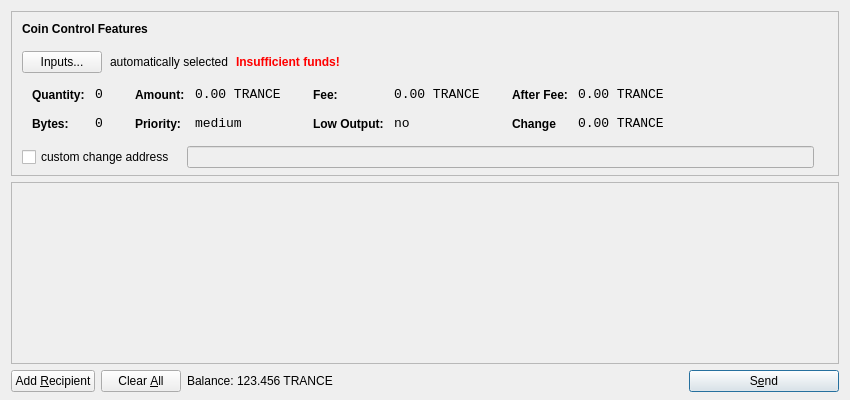
<?xml version="1.0" encoding="UTF-8"?>
<ui version="4.0">
 <class>SendCoinsDialog</class>
 <widget class="QDialog" name="SendCoinsDialog">
  <property name="geometry">
   <rect>
    <x>0</x>
    <y>0</y>
    <width>850</width>
    <height>400</height>
   </rect>
  </property>
  <property name="windowTitle">
   <string>Send Coins</string>
  </property>
  <layout class="QVBoxLayout" name="verticalLayout" stretch="0,1,0">
   <property name="bottomMargin">
    <number>8</number>
   </property>
   <item>
    <widget class="QFrame" name="frameCoinControl">
     <property name="sizePolicy">
      <sizepolicy hsizetype="Expanding" vsizetype="Expanding">
       <horstretch>0</horstretch>
       <verstretch>0</verstretch>
      </sizepolicy>
     </property>
     <property name="maximumSize">
      <size>
       <width>16777215</width>
       <height>16777215</height>
      </size>
     </property>
     <property name="frameShape">
      <enum>QFrame::StyledPanel</enum>
     </property>
     <property name="frameShadow">
      <enum>QFrame::Sunken</enum>
     </property>
     <layout class="QVBoxLayout" name="verticalLayoutCoinControl2">
      <property name="spacing">
       <number>-1</number>
      </property>
      <property name="leftMargin">
       <number>0</number>
      </property>
      <property name="topMargin">
       <number>0</number>
      </property>
      <property name="rightMargin">
       <number>0</number>
      </property>
      <property name="bottomMargin">
       <number>6</number>
      </property>
      <item>
       <layout class="QVBoxLayout" name="verticalLayoutCoinControl" stretch="0,0,0,0,1">
        <property name="spacing">
         <number>0</number>
        </property>
        <property name="leftMargin">
         <number>10</number>
        </property>
        <property name="topMargin">
         <number>10</number>
        </property>
        <item>
         <layout class="QHBoxLayout" name="horizontalLayoutCoinControl1">
          <property name="bottomMargin">
           <number>15</number>
          </property>
          <item>
           <widget class="QLabel" name="labelCoinControlFeatures">
            <property name="sizePolicy">
             <sizepolicy hsizetype="Preferred" vsizetype="Maximum">
              <horstretch>0</horstretch>
              <verstretch>0</verstretch>
             </sizepolicy>
            </property>
            <property name="font">
             <font>
              <weight>75</weight>
              <bold>true</bold>
             </font>
            </property>
            <property name="styleSheet">
             <string notr="true">font-weight:bold;</string>
            </property>
            <property name="text">
             <string>Coin Control Features</string>
            </property>
           </widget>
          </item>
         </layout>
        </item>
        <item>
         <layout class="QHBoxLayout" name="horizontalLayoutCoinControl2" stretch="0,0,0,0">
          <property name="spacing">
           <number>8</number>
          </property>
          <property name="bottomMargin">
           <number>10</number>
          </property>
          <item>
           <widget class="QPushButton" name="pushButtonCoinControl">
            <property name="styleSheet">
             <string notr="true"/>
            </property>
            <property name="text">
             <string>Inputs...</string>
            </property>
           </widget>
          </item>
          <item>
           <widget class="QLabel" name="labelCoinControlAutomaticallySelected">
            <property name="text">
             <string>automatically selected</string>
            </property>
            <property name="margin">
             <number>5</number>
            </property>
           </widget>
          </item>
          <item>
           <widget class="QLabel" name="labelCoinControlInsuffFunds">
            <property name="font">
             <font>
              <weight>75</weight>
              <bold>true</bold>
             </font>
            </property>
            <property name="styleSheet">
             <string notr="true">color:red;font-weight:bold;</string>
            </property>
            <property name="text">
             <string>Insufficient funds!</string>
            </property>
            <property name="margin">
             <number>5</number>
            </property>
           </widget>
          </item>
          <item>
           <spacer name="horizontalSpacerCoinControl">
            <property name="orientation">
             <enum>Qt::Horizontal</enum>
            </property>
            <property name="sizeHint" stdset="0">
             <size>
              <width>40</width>
              <height>1</height>
             </size>
            </property>
           </spacer>
          </item>
         </layout>
        </item>
        <item>
         <widget class="QWidget" name="widgetCoinControl" native="true">
          <property name="sizePolicy">
           <sizepolicy hsizetype="Preferred" vsizetype="Preferred">
            <horstretch>0</horstretch>
            <verstretch>0</verstretch>
           </sizepolicy>
          </property>
          <property name="minimumSize">
           <size>
            <width>0</width>
            <height>0</height>
           </size>
          </property>
          <property name="styleSheet">
           <string notr="true"/>
          </property>
          <layout class="QHBoxLayout" name="horizontalLayoutCoinControl5">
           <property name="margin">
            <number>0</number>
           </property>
           <item>
            <layout class="QHBoxLayout" name="horizontalLayoutCoinControl3" stretch="0,0,0,1">
             <property name="spacing">
              <number>20</number>
             </property>
             <property name="topMargin">
              <number>0</number>
             </property>
             <property name="bottomMargin">
              <number>10</number>
             </property>
             <item>
              <layout class="QFormLayout" name="formLayoutCoinControl1">
               <property name="horizontalSpacing">
                <number>10</number>
               </property>
               <property name="verticalSpacing">
                <number>14</number>
               </property>
               <property name="leftMargin">
                <number>10</number>
               </property>
               <property name="topMargin">
                <number>4</number>
               </property>
               <property name="rightMargin">
                <number>6</number>
               </property>
               <item row="0" column="0">
                <widget class="QLabel" name="labelCoinControlQuantityText">
                 <property name="styleSheet">
                  <string notr="true">font-weight:bold;</string>
                 </property>
                 <property name="text">
                  <string>Quantity:</string>
                 </property>
                 <property name="margin">
                  <number>0</number>
                 </property>
                </widget>
               </item>
               <item row="0" column="1">
                <widget class="QLabel" name="labelCoinControlQuantity">
                 <property name="font">
                  <font>
                   <family>Monospace</family>
                   <pointsize>10</pointsize>
                  </font>
                 </property>
                 <property name="cursor">
                  <cursorShape>IBeamCursor</cursorShape>
                 </property>
                 <property name="contextMenuPolicy">
                  <enum>Qt::ActionsContextMenu</enum>
                 </property>
                 <property name="text">
                  <string>0</string>
                 </property>
                 <property name="margin">
                  <number>0</number>
                 </property>
                 <property name="textInteractionFlags">
                  <set>Qt::LinksAccessibleByMouse|Qt::TextSelectableByKeyboard|Qt::TextSelectableByMouse</set>
                 </property>
                </widget>
               </item>
               <item row="1" column="0">
                <widget class="QLabel" name="labelCoinControlBytesText">
                 <property name="styleSheet">
                  <string notr="true">font-weight:bold;</string>
                 </property>
                 <property name="text">
                  <string>Bytes:</string>
                 </property>
                </widget>
               </item>
               <item row="1" column="1">
                <widget class="QLabel" name="labelCoinControlBytes">
                 <property name="font">
                  <font>
                   <family>Monospace</family>
                   <pointsize>10</pointsize>
                  </font>
                 </property>
                 <property name="cursor">
                  <cursorShape>IBeamCursor</cursorShape>
                 </property>
                 <property name="contextMenuPolicy">
                  <enum>Qt::ActionsContextMenu</enum>
                 </property>
                 <property name="text">
                  <string>0</string>
                 </property>
                 <property name="textInteractionFlags">
                  <set>Qt::LinksAccessibleByMouse|Qt::TextSelectableByKeyboard|Qt::TextSelectableByMouse</set>
                 </property>
                </widget>
               </item>
              </layout>
             </item>
             <item>
              <layout class="QFormLayout" name="formLayoutCoinControl2">
               <property name="horizontalSpacing">
                <number>10</number>
               </property>
               <property name="verticalSpacing">
                <number>14</number>
               </property>
               <property name="leftMargin">
                <number>6</number>
               </property>
               <property name="topMargin">
                <number>4</number>
               </property>
               <property name="rightMargin">
                <number>6</number>
               </property>
               <item row="0" column="0">
                <widget class="QLabel" name="labelCoinControlAmountText">
                 <property name="styleSheet">
                  <string notr="true">font-weight:bold;</string>
                 </property>
                 <property name="text">
                  <string>Amount:</string>
                 </property>
                 <property name="margin">
                  <number>0</number>
                 </property>
                </widget>
               </item>
               <item row="0" column="1">
                <widget class="QLabel" name="labelCoinControlAmount">
                 <property name="font">
                  <font>
                   <family>Monospace</family>
                   <pointsize>10</pointsize>
                  </font>
                 </property>
                 <property name="cursor">
                  <cursorShape>IBeamCursor</cursorShape>
                 </property>
                 <property name="contextMenuPolicy">
                  <enum>Qt::ActionsContextMenu</enum>
                 </property>
                 <property name="text">
                  <string>0.00 TRANCE</string>
                 </property>
                 <property name="textInteractionFlags">
                  <set>Qt::LinksAccessibleByMouse|Qt::TextSelectableByKeyboard|Qt::TextSelectableByMouse</set>
                 </property>
                </widget>
               </item>
               <item row="1" column="0">
                <widget class="QLabel" name="labelCoinControlPriorityText">
                 <property name="styleSheet">
                  <string notr="true">font-weight:bold;</string>
                 </property>
                 <property name="text">
                  <string>Priority:</string>
                 </property>
                </widget>
               </item>
               <item row="1" column="1">
                <widget class="QLabel" name="labelCoinControlPriority">
                 <property name="font">
                  <font>
                   <family>Monospace</family>
                   <pointsize>10</pointsize>
                  </font>
                 </property>
                 <property name="cursor">
                  <cursorShape>IBeamCursor</cursorShape>
                 </property>
                 <property name="contextMenuPolicy">
                  <enum>Qt::ActionsContextMenu</enum>
                 </property>
                 <property name="text">
                  <string>medium</string>
                 </property>
                 <property name="textInteractionFlags">
                  <set>Qt::LinksAccessibleByMouse|Qt::TextSelectableByKeyboard|Qt::TextSelectableByMouse</set>
                 </property>
                </widget>
               </item>
              </layout>
             </item>
             <item>
              <layout class="QFormLayout" name="formLayoutCoinControl3">
               <property name="horizontalSpacing">
                <number>10</number>
               </property>
               <property name="verticalSpacing">
                <number>14</number>
               </property>
               <property name="leftMargin">
                <number>6</number>
               </property>
               <property name="topMargin">
                <number>4</number>
               </property>
               <property name="rightMargin">
                <number>6</number>
               </property>
               <item row="0" column="0">
                <widget class="QLabel" name="labelCoinControlFeeText">
                 <property name="styleSheet">
                  <string notr="true">font-weight:bold;</string>
                 </property>
                 <property name="text">
                  <string>Fee:</string>
                 </property>
                 <property name="margin">
                  <number>0</number>
                 </property>
                </widget>
               </item>
               <item row="0" column="1">
                <widget class="QLabel" name="labelCoinControlFee">
                 <property name="font">
                  <font>
                   <family>Monospace</family>
                   <pointsize>10</pointsize>
                  </font>
                 </property>
                 <property name="cursor">
                  <cursorShape>IBeamCursor</cursorShape>
                 </property>
                 <property name="contextMenuPolicy">
                  <enum>Qt::ActionsContextMenu</enum>
                 </property>
                 <property name="text">
                  <string>0.00 TRANCE</string>
                 </property>
                 <property name="textInteractionFlags">
                  <set>Qt::LinksAccessibleByMouse|Qt::TextSelectableByKeyboard|Qt::TextSelectableByMouse</set>
                 </property>
                </widget>
               </item>
               <item row="1" column="0">
                <widget class="QLabel" name="labelCoinControlLowOutputText">
                 <property name="styleSheet">
                  <string notr="true">font-weight:bold;</string>
                 </property>
                 <property name="text">
                  <string>Low Output:</string>
                 </property>
                </widget>
               </item>
               <item row="1" column="1">
                <widget class="QLabel" name="labelCoinControlLowOutput">
                 <property name="font">
                  <font>
                   <family>Monospace</family>
                   <pointsize>10</pointsize>
                  </font>
                 </property>
                 <property name="cursor">
                  <cursorShape>IBeamCursor</cursorShape>
                 </property>
                 <property name="contextMenuPolicy">
                  <enum>Qt::ActionsContextMenu</enum>
                 </property>
                 <property name="text">
                  <string>no</string>
                 </property>
                 <property name="textInteractionFlags">
                  <set>Qt::LinksAccessibleByMouse|Qt::TextSelectableByKeyboard|Qt::TextSelectableByMouse</set>
                 </property>
                </widget>
               </item>
              </layout>
             </item>
             <item>
              <layout class="QFormLayout" name="formLayoutCoinControl4">
               <property name="horizontalSpacing">
                <number>10</number>
               </property>
               <property name="verticalSpacing">
                <number>14</number>
               </property>
               <property name="leftMargin">
                <number>6</number>
               </property>
               <property name="topMargin">
                <number>4</number>
               </property>
               <property name="rightMargin">
                <number>6</number>
               </property>
               <item row="0" column="0">
                <widget class="QLabel" name="labelCoinControlAfterFeeText">
                 <property name="styleSheet">
                  <string notr="true">font-weight:bold;</string>
                 </property>
                 <property name="text">
                  <string>After Fee:</string>
                 </property>
                 <property name="margin">
                  <number>0</number>
                 </property>
                </widget>
               </item>
               <item row="0" column="1">
                <widget class="QLabel" name="labelCoinControlAfterFee">
                 <property name="font">
                  <font>
                   <family>Monospace</family>
                   <pointsize>10</pointsize>
                  </font>
                 </property>
                 <property name="cursor">
                  <cursorShape>IBeamCursor</cursorShape>
                 </property>
                 <property name="contextMenuPolicy">
                  <enum>Qt::ActionsContextMenu</enum>
                 </property>
                 <property name="text">
                  <string>0.00 TRANCE</string>
                 </property>
                 <property name="textInteractionFlags">
                  <set>Qt::LinksAccessibleByMouse|Qt::TextSelectableByKeyboard|Qt::TextSelectableByMouse</set>
                 </property>
                </widget>
               </item>
               <item row="1" column="0">
                <widget class="QLabel" name="labelCoinControlChangeText">
                 <property name="styleSheet">
                  <string notr="true">font-weight:bold;</string>
                 </property>
                 <property name="text">
                  <string>Change</string>
                 </property>
                </widget>
               </item>
               <item row="1" column="1">
                <widget class="QLabel" name="labelCoinControlChange">
                 <property name="font">
                  <font>
                   <family>Monospace</family>
                   <pointsize>10</pointsize>
                  </font>
                 </property>
                 <property name="cursor">
                  <cursorShape>IBeamCursor</cursorShape>
                 </property>
                 <property name="contextMenuPolicy">
                  <enum>Qt::ActionsContextMenu</enum>
                 </property>
                 <property name="text">
                  <string>0.00 TRANCE</string>
                 </property>
                 <property name="textInteractionFlags">
                  <set>Qt::LinksAccessibleByMouse|Qt::TextSelectableByKeyboard|Qt::TextSelectableByMouse</set>
                 </property>
                </widget>
               </item>
              </layout>
             </item>
            </layout>
           </item>
          </layout>
         </widget>
        </item>
        <item>
         <layout class="QHBoxLayout" name="horizontalLayoutCoinControl4" stretch="0,0,0">
          <property name="spacing">
           <number>12</number>
          </property>
          <property name="sizeConstraint">
           <enum>QLayout::SetDefaultConstraint</enum>
          </property>
          <property name="topMargin">
           <number>5</number>
          </property>
          <property name="rightMargin">
           <number>5</number>
          </property>
          <item>
           <widget class="QCheckBox" name="checkBoxCoinControlChange">
            <property name="text">
             <string>custom change address</string>
            </property>
           </widget>
          </item>
          <item>
           <widget class="QLineEdit" name="lineEditCoinControlChange">
            <property name="enabled">
             <bool>false</bool>
            </property>
            <property name="sizePolicy">
             <sizepolicy hsizetype="Expanding" vsizetype="Fixed">
              <horstretch>0</horstretch>
              <verstretch>0</verstretch>
             </sizepolicy>
            </property>
           </widget>
          </item>
          <item>
           <widget class="QLabel" name="labelCoinControlChangeLabel">
            <property name="sizePolicy">
             <sizepolicy hsizetype="Preferred" vsizetype="Expanding">
              <horstretch>0</horstretch>
              <verstretch>0</verstretch>
             </sizepolicy>
            </property>
            <property name="minimumSize">
             <size>
              <width>0</width>
              <height>0</height>
             </size>
            </property>
            <property name="text">
             <string/>
            </property>
            <property name="margin">
             <number>3</number>
            </property>
           </widget>
          </item>
         </layout>
        </item>
        <item>
         <spacer name="verticalSpacerCoinControl">
          <property name="orientation">
           <enum>Qt::Vertical</enum>
          </property>
          <property name="sizeHint" stdset="0">
           <size>
            <width>800</width>
            <height>1</height>
           </size>
          </property>
         </spacer>
        </item>
       </layout>
      </item>
     </layout>
    </widget>
   </item>
   <item>
    <widget class="QScrollArea" name="scrollArea">
     <property name="widgetResizable">
      <bool>true</bool>
     </property>
     <widget class="QWidget" name="scrollAreaWidgetContents">
      <property name="geometry">
       <rect>
        <x>0</x>
        <y>0</y>
        <width>830</width>
        <height>165</height>
       </rect>
      </property>
      <layout class="QVBoxLayout" name="verticalLayout_2">
       <property name="margin">
        <number>0</number>
       </property>
       <item>
        <layout class="QVBoxLayout" name="entries">
         <property name="spacing">
          <number>6</number>
         </property>
        </layout>
       </item>
       <item>
        <spacer name="verticalSpacer">
         <property name="orientation">
          <enum>Qt::Vertical</enum>
         </property>
         <property name="sizeHint" stdset="0">
          <size>
           <width>20</width>
           <height>40</height>
          </size>
         </property>
        </spacer>
       </item>
      </layout>
     </widget>
    </widget>
   </item>
   <item>
    <layout class="QHBoxLayout" name="horizontalLayout">
     <item>
      <widget class="QPushButton" name="addButton">
       <property name="toolTip">
        <string>Send to multiple recipients at once</string>
       </property>
       <property name="text">
        <string>Add &amp;Recipient</string>
       </property>
       <property name="icon">
        <iconset resource="../bitcoin.qrc">
         <normaloff>:/icons/add</normaloff>:/icons/add</iconset>
       </property>
       <property name="autoDefault">
        <bool>false</bool>
       </property>
      </widget>
     </item>
     <item>
      <widget class="QPushButton" name="clearButton">
       <property name="sizePolicy">
        <sizepolicy hsizetype="Minimum" vsizetype="Fixed">
         <horstretch>0</horstretch>
         <verstretch>0</verstretch>
        </sizepolicy>
       </property>
       <property name="toolTip">
        <string>Remove all transaction fields</string>
       </property>
       <property name="text">
        <string>Clear &amp;All</string>
       </property>
       <property name="icon">
        <iconset resource="../bitcoin.qrc">
         <normaloff>:/icons/remove</normaloff>:/icons/remove</iconset>
       </property>
       <property name="autoRepeatDelay">
        <number>300</number>
       </property>
       <property name="autoDefault">
        <bool>false</bool>
       </property>
      </widget>
     </item>
     <item>
      <layout class="QHBoxLayout" name="horizontalLayout_2">
       <property name="spacing">
        <number>3</number>
       </property>
       <item>
        <widget class="QLabel" name="label">
         <property name="sizePolicy">
          <sizepolicy hsizetype="Preferred" vsizetype="Fixed">
           <horstretch>0</horstretch>
           <verstretch>0</verstretch>
          </sizepolicy>
         </property>
         <property name="text">
          <string>Balance:</string>
         </property>
        </widget>
       </item>
       <item>
        <widget class="QLabel" name="labelBalance">
         <property name="sizePolicy">
          <sizepolicy hsizetype="Preferred" vsizetype="Fixed">
           <horstretch>0</horstretch>
           <verstretch>0</verstretch>
          </sizepolicy>
         </property>
         <property name="cursor">
          <cursorShape>IBeamCursor</cursorShape>
         </property>
         <property name="text">
          <string>123.456 TRANCE</string>
         </property>
         <property name="textInteractionFlags">
          <set>Qt::LinksAccessibleByMouse|Qt::TextSelectableByKeyboard|Qt::TextSelectableByMouse</set>
         </property>
        </widget>
       </item>
      </layout>
     </item>
     <item>
      <spacer name="horizontalSpacer">
       <property name="orientation">
        <enum>Qt::Horizontal</enum>
       </property>
       <property name="sizeHint" stdset="0">
        <size>
         <width>40</width>
         <height>20</height>
        </size>
       </property>
      </spacer>
     </item>
     <item>
      <widget class="QPushButton" name="sendButton">
       <property name="minimumSize">
        <size>
         <width>150</width>
         <height>0</height>
        </size>
       </property>
       <property name="toolTip">
        <string>Confirm the send action</string>
       </property>
       <property name="text">
        <string>S&amp;end</string>
       </property>
       <property name="icon">
        <iconset resource="../bitcoin.qrc">
         <normaloff>:/icons/send</normaloff>:/icons/send</iconset>
       </property>
       <property name="default">
        <bool>true</bool>
       </property>
      </widget>
     </item>
    </layout>
   </item>
  </layout>
 </widget>
 <resources>
  <include location="../bitcoin.qrc"/>
 </resources>
 <connections/>
</ui>
